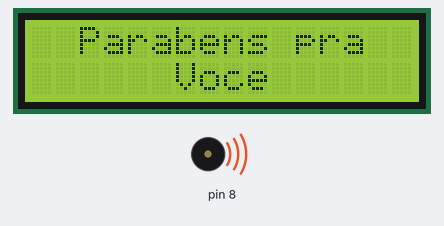
This sketch was run on a simulated Arduino Uno, built with avr-gcc and run on an emulated ATmega328P. On the bench: 16×2 character LCD, buzzer (waves = sounding).

Above: at 5.0 s.
At 11.4 s:
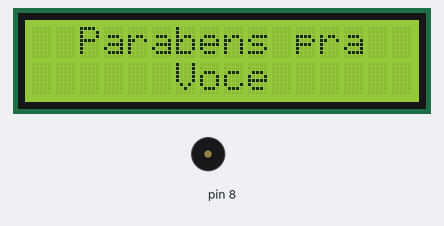
Timing chart, 0 to 130.0 s (numbered marks = the images above):
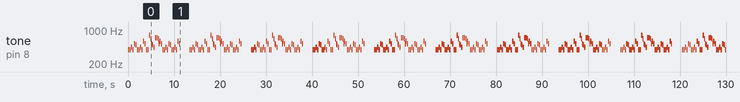

The sketch:

Parabens_pra_voce_Buzzer.ino
```cpp
#define NOTE_B0 31
#define NOTE_C1 33
#define NOTE_CS1 35
#define NOTE_D1 37
#define NOTE_DS1 39
#define NOTE_E1 41
#define NOTE_F1 44
#define NOTE_FS1 46
#define NOTE_G1 49
#define NOTE_GS1 52
#define NOTE_A1 55
#define NOTE_AS1 58
#define NOTE_B1 62
#define NOTE_C2 65
#define NOTE_CS2 69
#define NOTE_D2 73
#define NOTE_DS2 78
#define NOTE_E2 82
#define NOTE_F2 87
#define NOTE_FS2 93
#define NOTE_G2 98
#define NOTE_GS2 104
#define NOTE_A2 110
#define NOTE_AS2 117
#define NOTE_B2 123
#define NOTE_C3 131
#define NOTE_CS3 139
#define NOTE_D3 147
#define NOTE_DS3 156
#define NOTE_E3 165
#define NOTE_F3 175
#define NOTE_FS3 185
#define NOTE_G3 196
#define NOTE_GS3 208
#define NOTE_A3 220
#define NOTE_AS3 233
#define NOTE_B3 247
#define NOTE_C4 262
#define NOTE_CS4 277
#define NOTE_D4 294
#define NOTE_DS4 311
#define NOTE_E4 330
#define NOTE_F4 349
#define NOTE_FS4 370
#define NOTE_G4 392
#define NOTE_GS4 415
#define NOTE_A4 440
#define NOTE_AS4 466
#define NOTE_B4 494
#define NOTE_C5 523
#define NOTE_CS5 554
#define NOTE_D5 587
#define NOTE_DS5 622
#define NOTE_E5 659
#define NOTE_F5 698
#define NOTE_FS5 740
#define NOTE_G5 784
#define NOTE_GS5 831
#define NOTE_A5 880
#define NOTE_AS5 932
#define NOTE_B5 988
#define NOTE_C6 1047
#define NOTE_CS6 1109
#define NOTE_D6 1175
#define NOTE_DS6 1245
#define NOTE_E6 1319
#define NOTE_F6 1397
#define NOTE_FS6 1480
#define NOTE_G6 1568
#define NOTE_GS6 1661
#define NOTE_A6 1760
#define NOTE_AS6 1865
#define NOTE_B6 1976
#define NOTE_C7 2093
#define NOTE_CS7 2217
#define NOTE_D7 2349
#define NOTE_DS7 2489
#define NOTE_E7 2637
#define NOTE_F7 2794
#define NOTE_FS7 2960
#define NOTE_G7 3136
#define NOTE_GS7 3322
#define NOTE_A7 3520
#define NOTE_AS7 3729
#define NOTE_B7 3951
#define NOTE_C8 4186
#define NOTE_CS8 4435
#define NOTE_D8 4699
#define NOTE_DS8 4978
#define REST 0


#include <LiquidCrystal.h>


const int rs = 12, en = 11, d4 = 5, d5 = 4, d6 = 3, d7 = 2;
LiquidCrystal lcd(rs, en, d4, d5, d6, d7);

int melody[] = {
  NOTE_G4, NOTE_G4, NOTE_A4, NOTE_G4, NOTE_C5, NOTE_B4,
  NOTE_G4, NOTE_G4, NOTE_A4, NOTE_G4, NOTE_D5, NOTE_C5,
  NOTE_G4, NOTE_G4, NOTE_G5, NOTE_E5, NOTE_C5, NOTE_B4, NOTE_A4,
  NOTE_F5, NOTE_F5, NOTE_E5, NOTE_C5, NOTE_D5, NOTE_C5,
  NOTE_G4, NOTE_G4, NOTE_A4, NOTE_G4, NOTE_C5, NOTE_B4,
  NOTE_G4, NOTE_G4, NOTE_A4, NOTE_G4, NOTE_D5, NOTE_C5
};

int noteDurations[] = {
  4, 4, 4, 4, 4, 4,
  4, 4, 4, 4, 4, 4,
  4, 4, 4, 8, 8, 4, 4,
  4, 4, 8, 8, 4, 4,
  4, 4, 4, 4, 4, 4,
  4, 4, 4, 4, 4, 4
};

void setup() {
    lcd.begin(16, 2); // Aqui informo que são 16 caracteres e 2 linhas
  lcd.setCursor(0, 0); // To colocando para exibir a frase na coluna 0 e linha 0 (opcional)
  lcd.print("  Parabens pra  "); // Escrevo "Arduino"
  lcd.setCursor(0, 1); // E agora to colocando para exibir a frase na coluna 0 e linha 1
  lcd.print("      Voce      "); // E escrevo "Display LCD"
}

void loop() {
  for (int thisNote = 0; thisNote < sizeof(melody) / sizeof(melody[0]); thisNote++) {
    int noteDuration = 1000 / noteDurations[thisNote];
    tone(8, melody[thisNote], noteDuration);
    int pauseBetweenNotes = noteDuration * 1.30;
    delay(pauseBetweenNotes);
    noTone(8);
  }
  delay(2000); // Aguarda 2 segundos entre os loops
}
```

Measured:
- by itself, tone on pin 8: plays 392 Hz for 0.25 s, 392 Hz for 0.25 s, 440 Hz for 0.25 s, 392 Hz for 0.25 s, 523 Hz for 0.25 s, 494 Hz for 0.25 s … (365 notes in this stretch)
